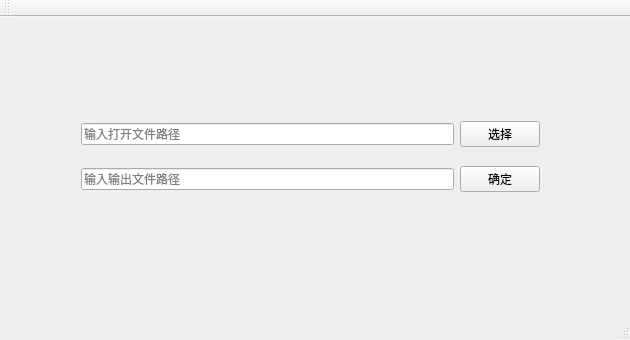
<?xml version="1.0" encoding="UTF-8"?>
<ui version="4.0">
 <class>MainWindow</class>
 <widget class="QMainWindow" name="MainWindow">
  <property name="geometry">
   <rect>
    <x>0</x>
    <y>0</y>
    <width>630</width>
    <height>340</height>
   </rect>
  </property>
  <property name="minimumSize">
   <size>
    <width>630</width>
    <height>340</height>
   </size>
  </property>
  <property name="maximumSize">
   <size>
    <width>630</width>
    <height>340</height>
   </size>
  </property>
  <property name="windowTitle">
   <string>找零问题</string>
  </property>
  <widget class="QWidget" name="centralWidget">
   <widget class="QWidget" name="layoutWidget">
    <property name="geometry">
     <rect>
      <x>70</x>
      <y>80</y>
      <width>481</width>
      <height>121</height>
     </rect>
    </property>
    <layout class="QVBoxLayout" name="verticalLayout">
     <item>
      <layout class="QHBoxLayout" name="horizontalLayout">
       <item>
        <widget class="QLineEdit" name="le_in">
         <property name="placeholderText">
          <string>输入打开文件路径</string>
         </property>
        </widget>
       </item>
       <item>
        <widget class="QPushButton" name="btn_choose">
         <property name="text">
          <string>选择</string>
         </property>
        </widget>
       </item>
      </layout>
     </item>
     <item>
      <layout class="QHBoxLayout" name="horizontalLayout_2">
       <item>
        <widget class="QLineEdit" name="le_out">
         <property name="placeholderText">
          <string>输入输出文件路径</string>
         </property>
        </widget>
       </item>
       <item>
        <widget class="QPushButton" name="btn_ok">
         <property name="text">
          <string>确定</string>
         </property>
        </widget>
       </item>
      </layout>
     </item>
    </layout>
   </widget>
  </widget>
  <widget class="QMenuBar" name="menuBar">
   <property name="geometry">
    <rect>
     <x>0</x>
     <y>0</y>
     <width>630</width>
     <height>26</height>
    </rect>
   </property>
  </widget>
  <widget class="QToolBar" name="mainToolBar">
   <attribute name="toolBarArea">
    <enum>TopToolBarArea</enum>
   </attribute>
   <attribute name="toolBarBreak">
    <bool>false</bool>
   </attribute>
  </widget>
  <widget class="QStatusBar" name="statusBar"/>
 </widget>
 <layoutdefault spacing="6" margin="11"/>
 <resources/>
 <connections/>
</ui>
